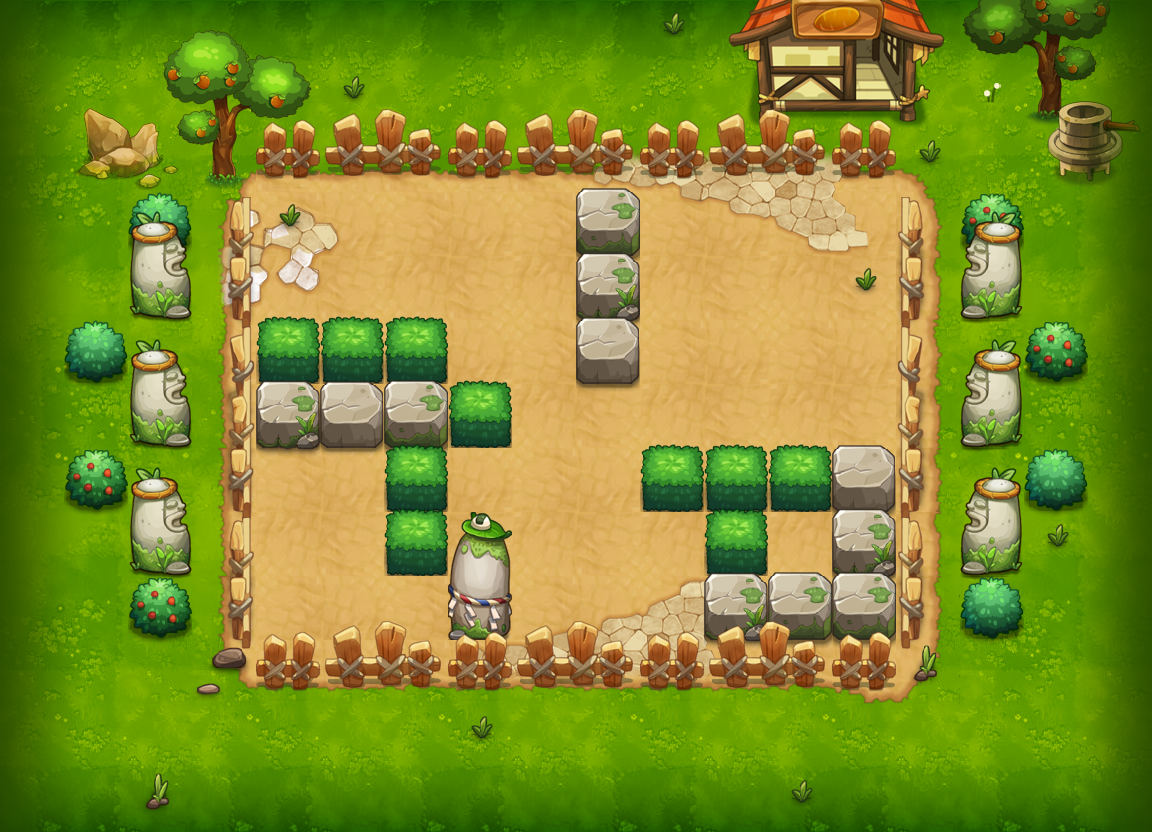

This is a level from a 2D game, rendered from its Tiled map with the project's own tilesets. A one-line summary and the map file follow, with tile-layer data summarised:
An orthogonal 18x13 tile map with 64x64 px tiles, 15 tile layers (PASS, 块层 2, 块层 14, 块层 4, ...) and 6 objects (3x tqm8, 2x TRAP, PLAYER).

<map version="1.0" orientation="orthogonal" width="18" height="13" tilewidth="64" tileheight="64">
 <properties>
  <property name="DESTRY1" value="149" />
  <property name="DESTRY2" value="224" />
  <property name="DESTRY3" value="144" />
  <property name="DESTRY4" value="177" />
  <property name="DESTRY5" value="141" />
  <property name="DESTRY6" value="170" />
  <property name="DESTRY7" value="173" />
  <property name="DESTRY_COUNT" value="7" />
  <property name="EXP" value="110" />
  <property name="ITEM" value="D001" />
  <property name="MONEY" value="210" />
 </properties>
 <tileset firstgid="1" name="xzdxc" tilewidth="64" tileheight="64">
  <image source="xzdxc-hd.png" width="1000" height="2048" />
 </tileset>
 <layer name="PASS" width="18" height="13">
  <data>[234 cells, 186 non-empty, 41 distinct tile ids]</data>
 </layer>
 <layer name="块层 2" width="18" height="13">
  <data>[234 cells, 134 non-empty, 25 distinct tile ids]</data>
 </layer>
 <layer name="块层 14" width="18" height="13">
  <data>[234 cells, 36 non-empty, 26 distinct tile ids]</data>
 </layer>
 <layer name="块层 4" width="18" height="13">
  <data>[234 cells, 53 non-empty, 27 distinct tile ids]</data>
 </layer>
 <layer name="块层 3" width="18" height="13">
  <data>[234 cells, 78 non-empty, 27 distinct tile ids]</data>
 </layer>
 <layer name="块层 15" width="18" height="13">
  <data>[234 cells, 52 non-empty, 2 distinct tile ids]</data>
 </layer>
 <layer name="块层 5" width="18" height="13">
  <data>[234 cells, 22 non-empty, 5 distinct tile ids]</data>
 </layer>
 <layer name="SHELTER 9" width="18" height="13">
  <data>[234 cells, 10 non-empty, 3 distinct tile ids]</data>
 </layer>
 <layer name="SHELTER 8" width="18" height="13">
  <data>[234 cells, 4 non-empty, 3 distinct tile ids]</data>
 </layer>
 <layer name="SHELTER 7" width="18" height="13">
  <data>[234 cells, 3 non-empty, 2 distinct tile ids]</data>
 </layer>
 <layer name="SHELTER 6" width="18" height="13">
  <data>[234 cells, 5 non-empty, 2 distinct tile ids]</data>
 </layer>
 <layer name="SHELTER 5" width="18" height="13">
  <data>[234 cells, 4 non-empty, 4 distinct tile ids]</data>
 </layer>
 <layer name="SHELTER 4" width="18" height="13">
  <data>[234 cells, 4 non-empty, 2 distinct tile ids]</data>
 </layer>
 <layer name="SHELTER 3" width="18" height="13">
  <data>[234 cells, 1 non-empty, 1 distinct tile ids]</data>
 </layer>
 <layer name="SHELTER 2" width="18" height="13">
  <data>[234 cells, 1 non-empty, 1 distinct tile ids]</data>
 </layer>
 <objectgroup name="对象层 1" width="36" height="26">
  <object name="PLAYER" type="PLAYER" x="256" y="192" width="64" height="64" />
  <object name="tqm8" x="832" y="256" width="64" height="64">
   <properties>
    <property name="quality" value="tqm8.quality" />
   </properties>
  </object>
  <object name="tqm8" x="256" y="576" width="64" height="64">
   <properties>
    <property name="quality" value="tqm8.quality" />
   </properties>
  </object>
  <object name="fire1" type="TRAP" x="448" y="448" width="64" height="128">
   <properties>
    <property name="trap_id" value="1" />
    <property name="trap_particle" value="trap_fire_up_2.plist" />
    <property name="trap_state" value="open" />
   </properties>
  </object>
  <object name="fire_control1" type="TRAP" x="768" y="512" width="64" height="64">
   <properties>
    <property name="trap_ani" value="switch.actor" />
    <property name="trap_floor" value="true" />
    <property name="trap_id" value="0" />
    <property name="trap_script" value="trap(&quot;fire_control1&quot;):setOpened( false ); trap(&quot;fire1&quot;):setVisit( false );" />
    <property name="trap_sound_id" value="2" />
    <property name="trap_start_mode" value="0" />
    <property name="trap_state" value="open" />
   </properties>
  </object>
  <object name="tqm8" x="576" y="576" width="64" height="64">
   <properties>
    <property name="quality" value="tqm8.quality" />
   </properties>
  </object>
 </objectgroup>
</map>
